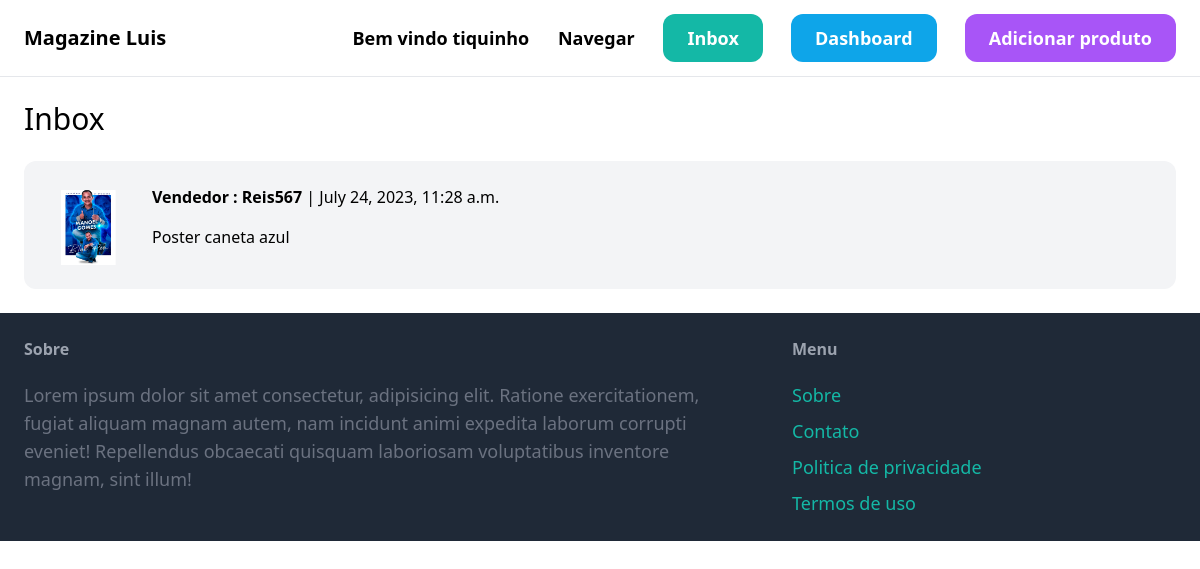
The app's page /inbox/ (signed in), older data.
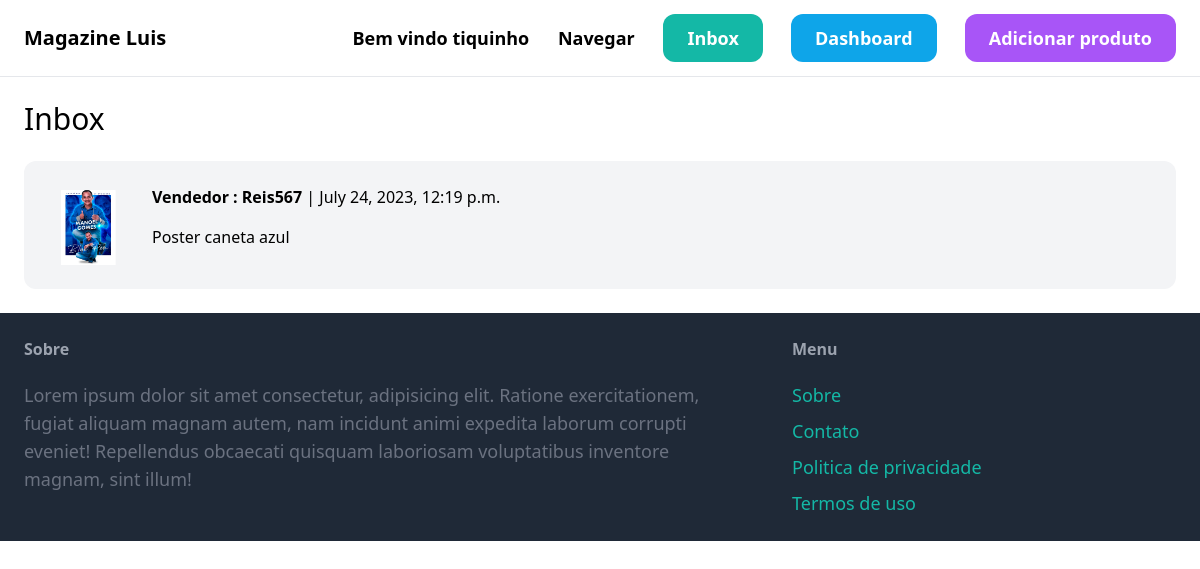
The same page, newer data.
### conversation/models.py (models this page shows)
class Conversation(models.Model):
    item = models.ForeignKey(Item, related_name='conversations', on_delete=models.CASCADE)
    members = models.ManyToManyField(User, related_name='conversations')
    created_at = models.DateTimeField(auto_now_add=True)
    modified_at = models.DateTimeField(auto_now=True)
    class Meta:
        ordering = ('-modified_at',)

### item/models.py (models this page shows, shortened)
class Item(models.Model):
    category = models.ForeignKey(Category, related_name='items', on_delete=models.CASCADE)
    name = models.CharField(max_length=255)
    description = models.TextField(blank=True,null=True)
    price = models.FloatField()
    image = models.ImageField(upload_to='item_images', blank=True, null=True)
    is_sold = models.BooleanField(default=False)
    created_by = models.ForeignKey(User,related_name='items',on_delete=models.CASCADE)
    created_at = models.DateTimeField(auto_now_add=True)
    class Meta:
        verbose_name_plural = 'Items'
        ordering = ('name',)

### conversation/views.py (the view)
# urls.py: path('',views.inbox,name='inbox'),
@login_required
def inbox(request):
    conversations = Conversation.objects.filter(members__in=[request.user.id])
    return render(request, 'conversation/inbox.html',{
        'conversations':conversations,
    })

### conversation/templates/conversation/inbox.html (shortened to what this page needs)
{% extends 'core/base.html' %}
{% block content %}
<h1 class="mb-6 text-3xl ">
    Inbox
</h1>
<div class="space-y-6">
    {% for conversation in conversations %}
        <a href="{% url 'conversation:detail' conversation.id %}">
            <div class="p-6 flex bg-gray-100 rounded-xl">
                <div class="pr-6">
                    <img src="{{conversation.item.image.url}}" class="w-20 rounded-xl" alt="">
                </div>
                <div>
                    {% for member in conversation.members.all %}
                        {% if member != request.user %}
                            <p class="mb-4">
                                <strong>Vendedor : {{member.username}}</strong> | {{conversation.modified_at}}
                            </p>
                            {{conversation.item.name}}
                        {% endif %}
                    {% endfor %}
                </div>
            </div>
        </a>
    {% endfor %}
</div>
{% endblock content %}

Row changes from the older to the newer data that the page shows:
changed Conversation "Poster caneta azul": modified_at "July 24, 2023, 11:28 a.m." → "July 24, 2023, 12:19 p.m."
